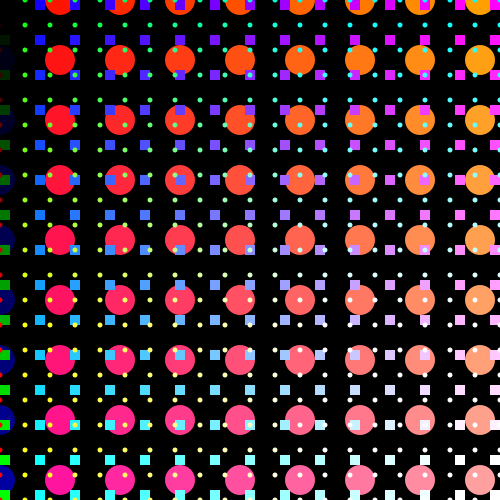
Frame 1 (no input)
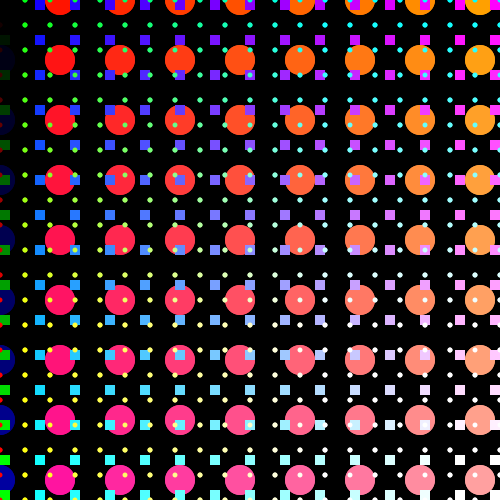
Frame 2 (the mouse pressed at the canvas centre, redrawn once)

The Processing sketch that drew these frames (run headless with seeded random() and noise(); the mouse was pressed at the canvas centre and the sketch redrawn once):

// Processing sketch: processing_39395
// ── processing_39395.pde

void setup ()
{
  size (500, 500);
  smooth ();
  noStroke();
  noLoop();
  background (0);
  ellipseMode(CENTER);
  
}

void draw ()
{
  for (int r = 0; r <21 ; r++)
  {
    for (int c = 0; c <21; c++)
    {
      int R = c*1*20;
      int G = r*1 *20;
      int B = c*10*254;
      
      
       fill (B, R, G);
      ellipse (c*60, r*60, 30, 30);
      
      
      fill (R, G, B);
      rect (c*35,r*35, 10, 10);
      
      fill (G, B, R);
      ellipse (c*25, r*25, 5, 5);
     
     
      //fill (B, B, B);
      //ellipse (c*20, r*20, 5, 5);
    }
  }
}
